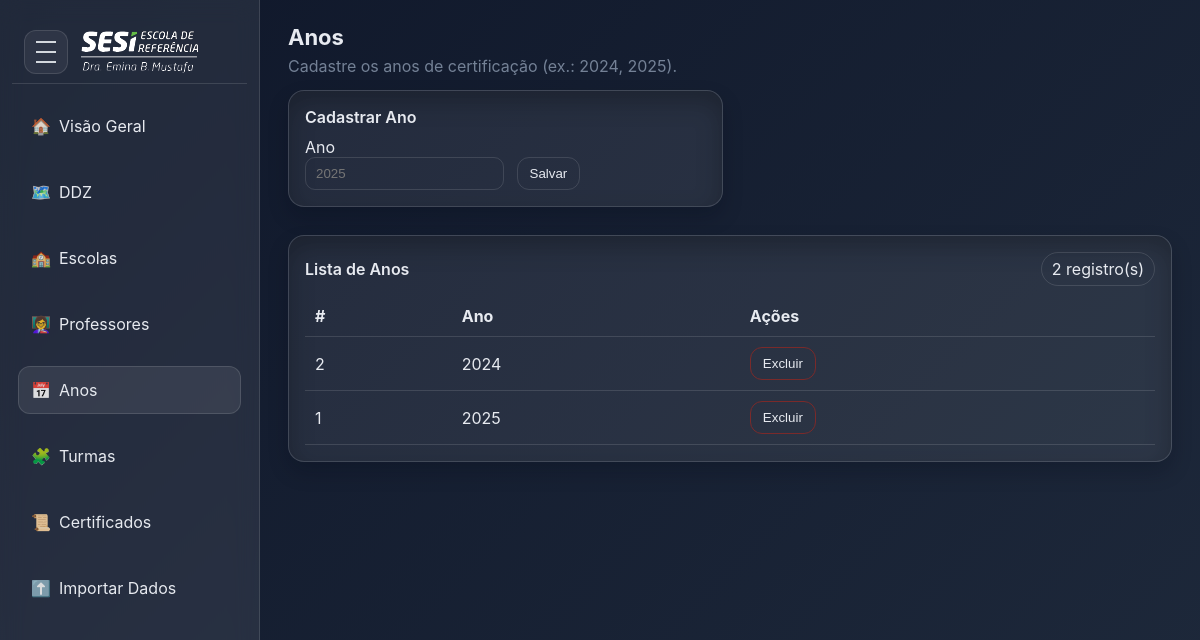
The app's page /anos with its own data.
### app/models.py (models this page shows)
class Base(DeclarativeBase):
    pass

class Ano(Base):
    __tablename__ = "ano"
    id: Mapped[int] = mapped_column(primary_key=True)
    valor: Mapped[int] = mapped_column(index=True, unique=True)
    turmas: Mapped[list["Turma"]] = relationship(back_populates="ano", cascade="all,delete")

### app/main.py (the view)
@app.get("/anos", response_class=HTMLResponse)
def page_anos(request: Request, db: Session = Depends(get_session)):
    anos = db.query(Ano).order_by(Ano.valor).all()
    return templates.TemplateResponse("anos_list.html", {"request": request, "anos": anos})

### templates/anos_list.html (shortened to what this page needs)
{% extends "base.html" %}
{% block content %}
<h1 class="page-title">Anos</h1>
<p class="subtitle muted">Cadastre os anos de certificação (ex.: 2024, 2025).</p>
<div class="row">
    <section class="card span-6">
        <div class="section-head">
            <h2 class="section-title">Cadastrar Ano</h2>
        </div>
        <form method="post" action="/anos">
            <label>Ano</label><br />
            <input name="valor" type="number" placeholder="2025" required>
            <button class="btn" type="submit" style="margin-left:8px;">Salvar</button>
        </form>
    </section>
    <section class="card span-12" style="margin-top:14px;">
        <div class="section-head">
            <h2 class="section-title">Lista de Anos</h2>
            <span class="tag">{{ anos|length if anos else 0 }} registro(s)</span>
        </div>
        <div class="table-wrap">
            <table>
                <thead>
                    <tr>
                        <th>#</th>
                        <th>Ano</th>
                        <th>Ações</th>
                    </tr>
                </thead>
                <tbody>
                    {% for a in anos %}
                    <tr>
                        <td>{{ a.id }}</td>
                        <td>{{ a.valor }}</td>
                        <td>
                            <form class="inline" method="post" action="/anos/{{ a.id }}/delete"
                                onsubmit="return confirm('Excluir ano {{ a.valor }}?')">
                                <button class="btn btn-danger" type="submit">Excluir</button>
                            </form>
                        </td>
                    </tr>
                    {% else %}
                    <tr>
                        <td colspan="3" class="muted">Sem registros</td>
                    </tr>
                    {% endfor %}
                </tbody>
            </table>
        </div>
    </section>
</div>
{% endblock %}

### static/app.css (style rules this page uses)
:root { --bg-from: #0f172a; --bg-to: #1e293b; --accent: #60a5fa; --accent-2: #8b5cf6; --glass: rgba(255, 255, 255, .08); --glass-strong: rgba(255, 255, 255, .14); --stroke: rgba(255, 255, 255, .12); --text: #e5e7eb; --muted: #94a3b8; --sidebar-w: 260px; --sidebar-w-collapsed: 72px; --radius: 16px; --trans: .25s ease; }
* { box-sizing: border-box }
html, body { height: 100% }
body { margin: 0; background: linear-gradient(135deg, var(--bg-from), var(--bg-to)); color: var(--text); font-family: Inter, system-ui, Segoe UI, Roboto, Helvetica, Arial, sans-serif; }
.row { display: grid; grid-template-columns: repeat(12, 1fr); gap: 14px }
.span-12 { grid-column: span 12 }
.span-6 { grid-column: span 6 }
.card { background: linear-gradient(180deg, var(--glass), rgba(255, 255, 255, .03)); border: 1px solid var(--stroke); border-radius: var(--radius); padding: 16px; box-shadow: 0 10px 24px rgba(0, 0, 0, .25) inset, 0 10px 20px rgba(2, 8, 23, .22); }
.section-head { display: flex; align-items: center; justify-content: space-between; margin-bottom: 10px }
.section-title { margin: 0; font-size: 16px; font-weight: 700 }
.page-title { margin: 0 0 6px; font-size: 24px; font-weight: 800 }
.subtitle { margin: 0 0 14px; color: var(--muted) }
.tag { display: inline-flex; align-items: center; padding: 6px 12px; border-radius: 999px; border: 1px solid var(--stroke); cursor: pointer; }
.table-wrap { overflow: auto }
table { width: 100%; border-collapse: collapse }
th, td { padding: 10px; border-bottom: 1px solid var(--stroke); text-align: left }
.muted { color: var(--muted) }
input, select { background: transparent; border: 1px solid var(--stroke); border-radius: 10px; padding: 8px 10px; color: var(--text) }
.btn { padding: 8px 12px; border-radius: 12px; border: 1px solid var(--stroke); background: transparent; color: var(--text); cursor: pointer }
.btn-danger { border-color: #7a2a2a; color: #ffb4b4 }

### templates/base.html (style rules this page uses)
:root { --bg-from: #0f172a; --bg-to: #1e293b; --glass: rgba(255, 255, 255, .08); --stroke: rgba(255, 255, 255, .12); --text: #e7eaf0; --muted: #94a3b8; --sidebar-w: 260px; --sidebar-w-collapsed: 72px; --radius: 16px; --trans: .25s ease; --brand-h: 64px; --logo-h: 86px; }
body { margin: 0; background: linear-gradient(135deg, var(--bg-from), var(--bg-to)); color: var(--text); font-family: Inter, system-ui, Segoe UI, Roboto, Helvetica, Arial, sans-serif; }
.row { display: grid; grid-template-columns: repeat(12, 1fr); gap: 14px }
.span-12 { grid-column: span 12 }
.span-6 { grid-column: span 6 }
.card { background: var(--glass); border: 1px solid var(--stroke); border-radius: 16px; padding: 16px }
.section-head { display: flex; align-items: center; justify-content: space-between; margin-bottom: 10px }
.section-title { margin: 0; font-size: 16px; font-weight: 600 }
.tag { display: inline-flex; align-items: center; padding: 6px 10px; border-radius: 999px; border: 1px solid var(--stroke); cursor: pointer; text-decoration: none; color: var(--text) }
.table-wrap { overflow: auto }
table { width: 100%; border-collapse: collapse }
th, td { padding: 10px; border-bottom: 1px solid var(--stroke); text-align: left }
.muted { opacity: .75 }
.btn { padding: 8px 12px; border-radius: 12px; border: 1px solid var(--stroke); background: transparent; color: var(--text); cursor: pointer }
.btn-danger { border-color: #7a2a2a }
form.inline { display: inline }
input, select { background: transparent; border: 1px solid var(--stroke); border-radius: 10px; padding: 8px 10px; color: var(--text) }
.page-title { margin: 0 0 6px; font-size: 22px; font-weight: 700 }
.subtitle { margin: 0 0 14px }

### records on screen
Ano: id "2", valor "2024"
Ano: id "1", valor "2025"

### other values on screen
{{ anos|length if anos else 0 }} "2"
